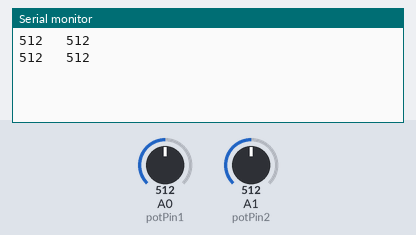
The sketch below on a simulated Arduino Uno, built with avr-gcc and run on an emulated ATmega328P. On the bench: the last lines printed to the serial monitor. Inputs (shaded band) come from the test bench; at power-on: A0 (potPin1) = 512, A1 (potPin2) = 512.

Above: at 1.8 s.
1.9 s: A0 (potPin1) set to 716
At 2.8 s:
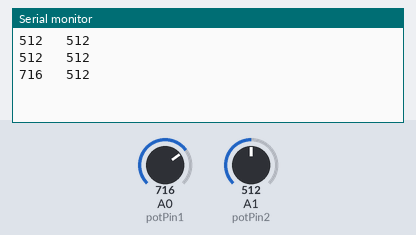
3.4 s: A1 (potPin2) set to 716
At 4.7 s:
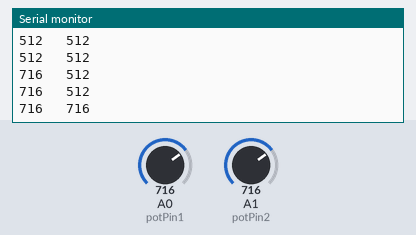
4.9 s: A0 (potPin1) set to 900
At 5.7 s:
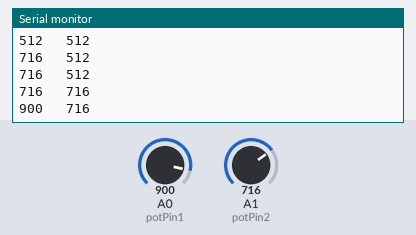
6.4 s: A1 (potPin2) set to 900
At 7.8 s:
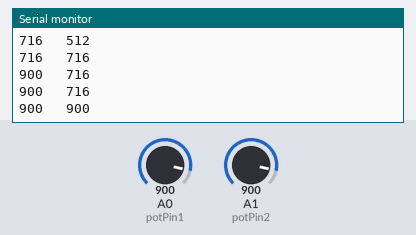
Timing chart, 0 to 8.9 s (numbered marks = the images above; inputs shaded):
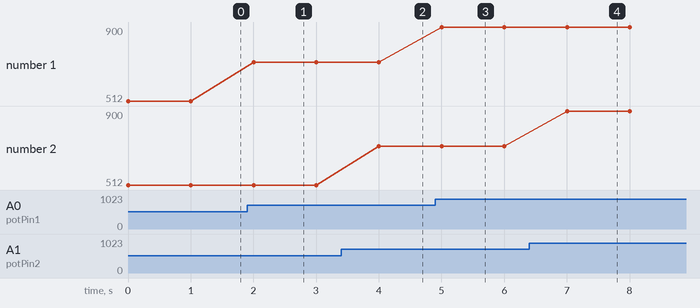

The sketch:

inTest.ino
```cpp
int potPin1 = 0;
int potPin2 = 1;
int value1;
int value2;

void setup()
{
  Serial.begin(9600);
}

void loop()
{
  value1 = analogRead(potPin1);


  value2 = analogRead(potPin2);

  Serial.print(value1);
  Serial.print("   ");
  Serial.print(value2);
  Serial.println("");
  delay(1000);
}
```

Measured:
- after the input at 1.9 s, the serial monitor: prints a new line after 0.10 s (image 1)
- after the input at 3.4 s, the serial monitor: prints a new line after 0.60 s (image 2)
- after the input at 4.9 s, the serial monitor: prints a new line after 0.10 s (image 3)
- after the input at 6.4 s, the serial monitor: prints a new line after 0.60 s (image 4)
- plotted number 1: 512 → 716 after the input at 1.9 s, 716 → 900 after the input at 4.9 s
